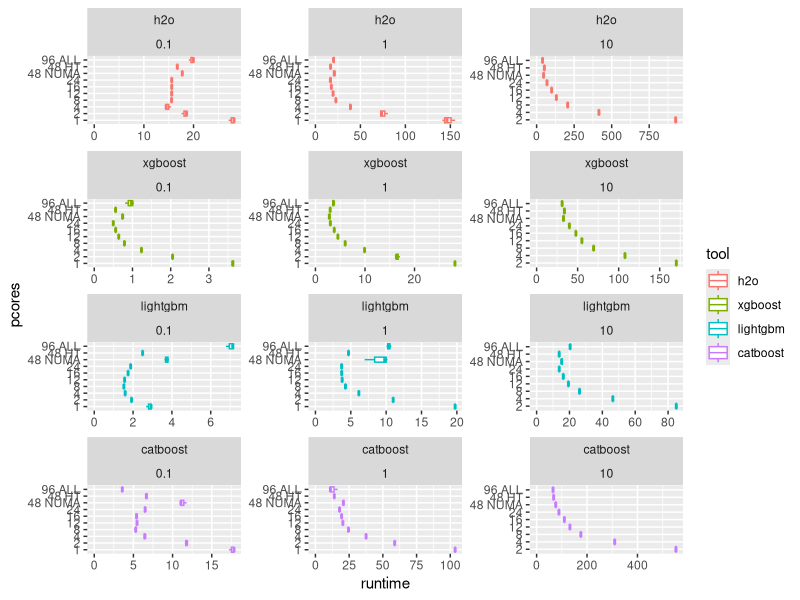
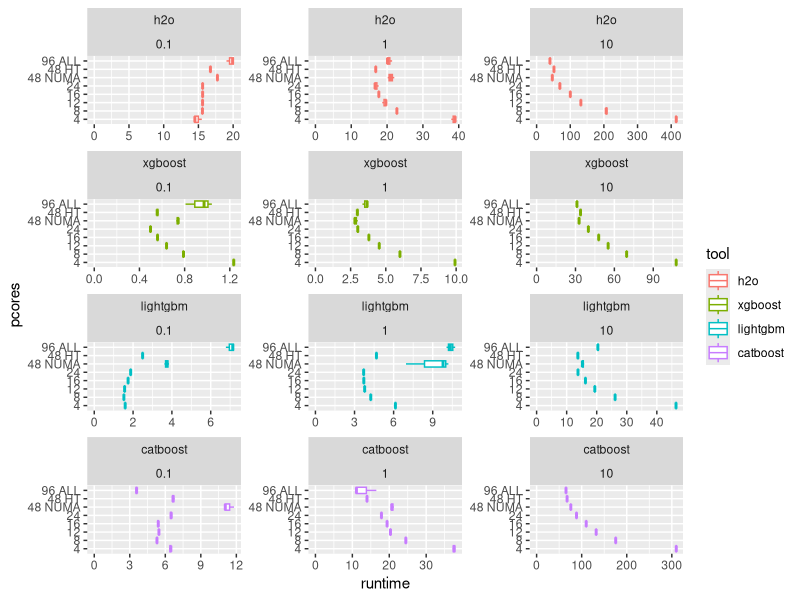
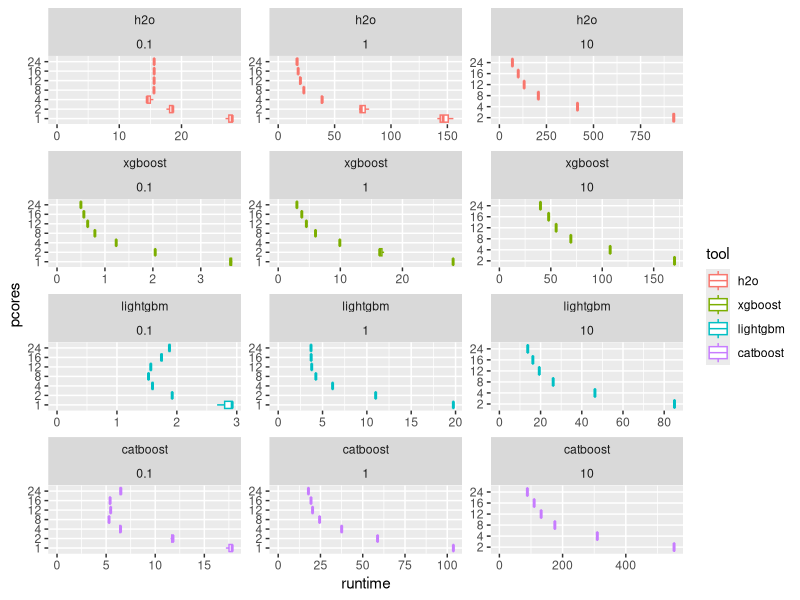
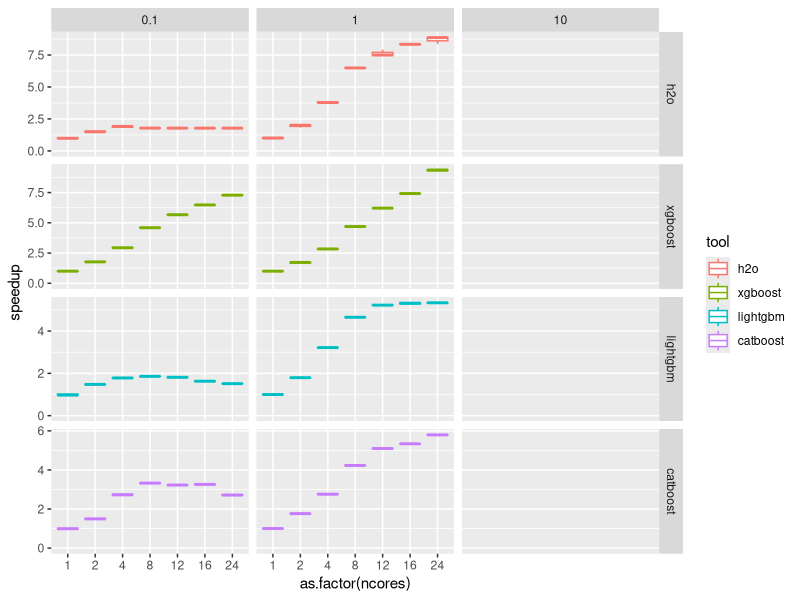
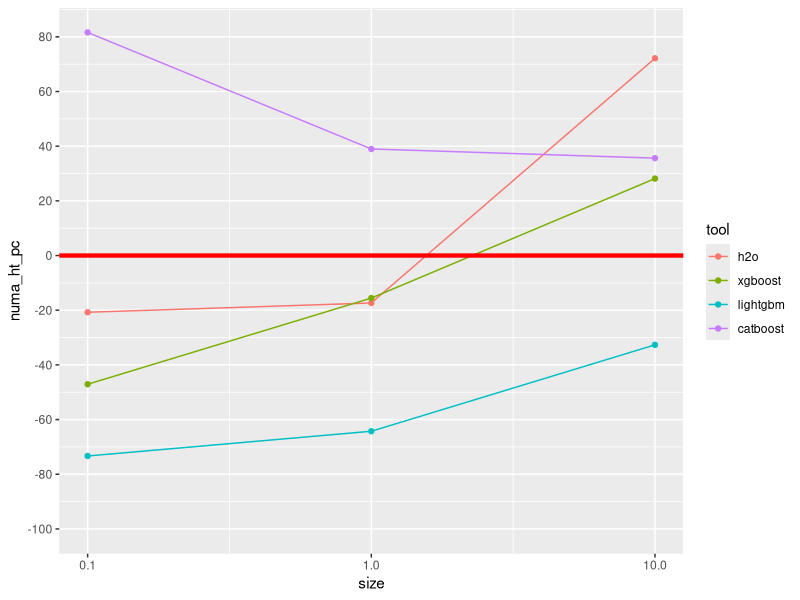
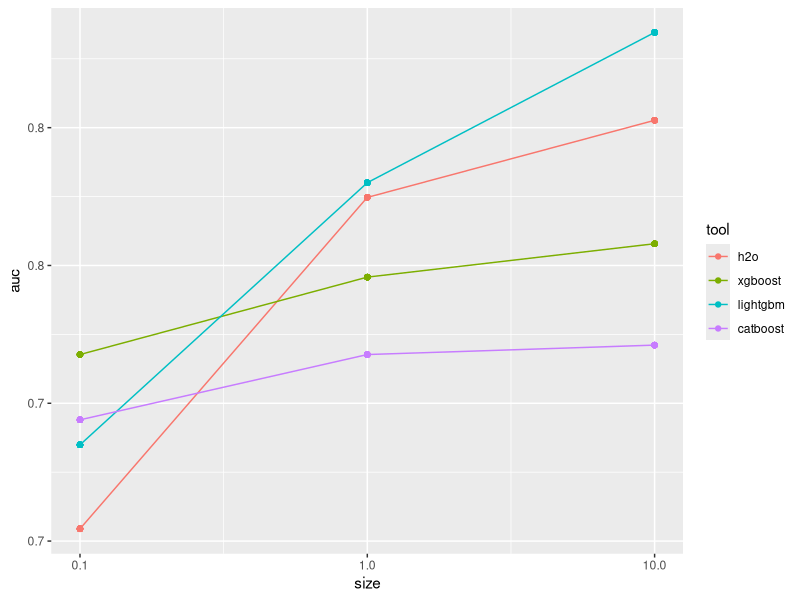
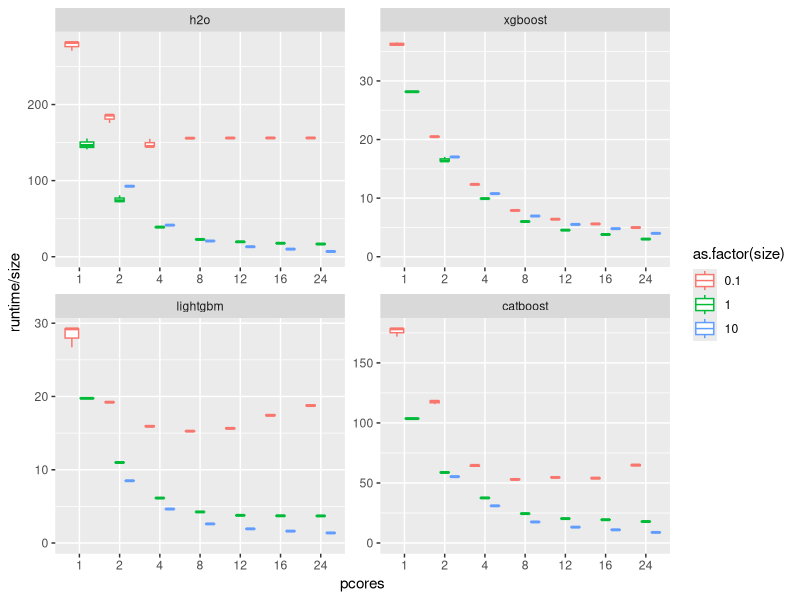
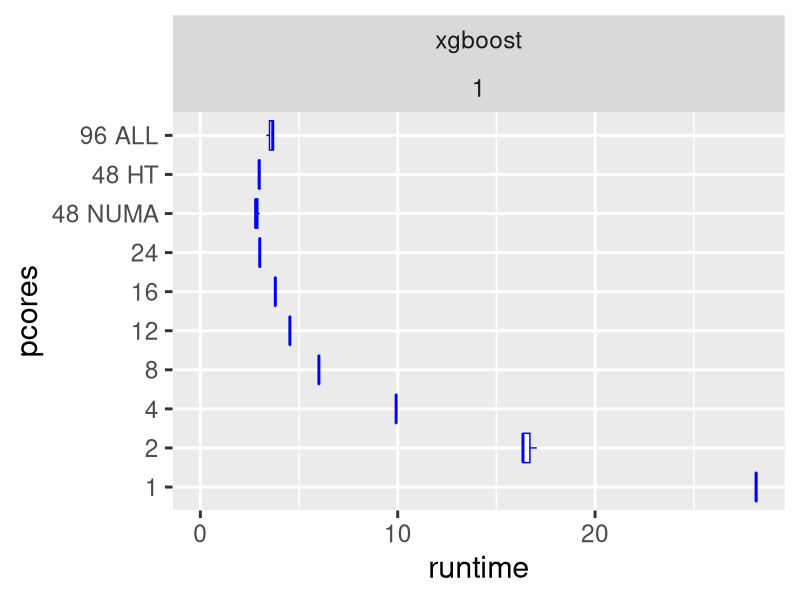

Write the R code that produced these figures, in order.
## ---- chunk 1

library(data.table)
library(ggplot2)

d <- fread("res.csv", sep=":")
names(d) <- c("size","tool","ncores","cores","tcores","runtime","auc")

d[, pcores:=sub(" $","",paste(ncores,tcores))]
#pcores_order <- unique(d$pcores)
pcores_order <- c("1","2","4","8","12","16","24","48 NUMA","48 HT","96 ALL")
d[, pcores:=factor(pcores, levels=pcores_order)]

d[, tool:=factor(tool, levels = c("h2o","xgboost","lightgbm","catboost"))]

## ---- chunk 2

ggplot(d) + geom_boxplot(aes(x = pcores, y = runtime, color = tool)) +
  coord_flip() + facet_wrap(~tool+size, scales = "free", ncol = 3) + ylim(c(0,NA))

ggplot(d[ncores>=4]) + geom_boxplot(aes(x = pcores, y = runtime, color = tool)) +
  coord_flip() + facet_wrap(~tool+size, scales = "free", ncol = 3) + ylim(c(0,NA))

## ---- chunk 3

dd <- d[ncores<=24 & !grepl(",",cores)]

ggplot(dd) + geom_boxplot(aes(x = pcores, y = runtime, color = tool)) +
  coord_flip() + facet_wrap(~tool+size, scales = "free", ncol = 3) + ylim(c(0,NA))

dd_1c <- dd[ncores==1,.(runtime_1c=mean(runtime)),by=.(tool,size)]
dd <- merge(dd, dd_1c,all.x = TRUE, allow.cartesian = TRUE)

dd[, speedup := (1/runtime)/(1/runtime_1c), by=.(tool,size)]
options(digits=2)
xtabs(speedup~size+tool, dd[ncores==2, .(speedup=mean(speedup)), by=.(tool, size)])
xtabs(speedup~size+tool, dd[ncores==8, .(speedup=mean(speedup)), by=.(tool, size)])
xtabs(speedup~size+tool, dd[ncores==24, .(speedup=mean(speedup)), by=.(tool, size)])

ggplot(dd) + geom_boxplot(aes(x = as.factor(ncores), y = speedup, color = tool)) +
  facet_grid(tool~size, scales = "free") + ylim(c(0,NA))


dd_24c <- d[cores=="0-23",.(runtime_24c=mean(runtime)),by=.(tool,size)]
dd_96c <- d[cores=="0-95",.(runtime_96c=mean(runtime)),by=.(tool,size)]
dd_numa_ht <- merge(dd_24c, dd_96c)
dd_numa_ht[,numa_ht_pc:=((1/runtime_96c)/(1/runtime_24c)-1)*100]
options(digits=1)
xtabs(numa_ht_pc~size+tool, dd_numa_ht)

## ---- chunk 4

ggplot(dd_numa_ht, aes(x = size, y = numa_ht_pc, color = tool, ymin=-100)) + geom_point() + geom_line() + scale_x_log10() + geom_hline(yintercept = 0, color = "red", size = 1.5) + scale_y_continuous(breaks = seq(-100,100,by=20))

ggplot(d, aes(x = size, y = auc, color = tool)) + geom_point() + geom_line() + scale_x_log10()

## ---- chunk 5

ggplot(dd) + geom_boxplot(aes(x = pcores, y = runtime/size, color = as.factor(size))) + facet_wrap(~tool, scales = "free", ncol=2) + ylim(c(0,NA))

ggplot(d[tool=="xgboost" & size==1]) + geom_boxplot(aes(x = pcores, y = runtime), color = "blue") +
  coord_flip() + facet_wrap(~tool+size, scales = "free") + ylim(c(0,NA)) +
  theme_grey(base_size = 22)

ggplot(d[tool=="lightgbm" & size==1]) + geom_boxplot(aes(x = pcores, y = runtime), color = "red") +
  coord_flip() + facet_wrap(~tool+size, scales = "free") + ylim(c(0,NA)) +
  theme_grey(base_size = 22)

## ---- chunk 6

ggplot(d[tool %in% c("lightgbm","xgboost") & ncores>=4]) + geom_boxplot(aes(x = pcores, y = runtime, color = tool)) +
  coord_flip() + facet_wrap(~tool+size, scales = "free") + ylim(c(0,NA)) 

